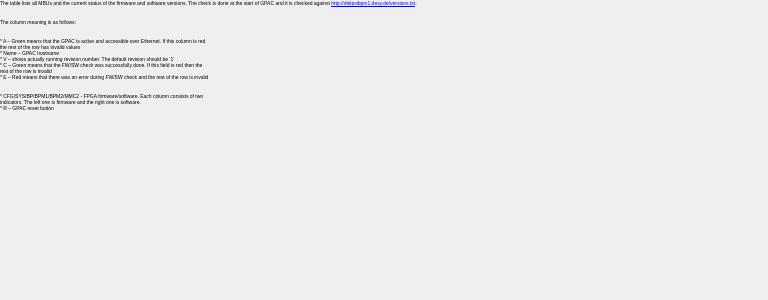
<?xml version="1.0" encoding="UTF-8"?>
<ui version="4.0">
 <class>Form</class>
 <widget class="QWidget" name="Form">
  <property name="geometry">
   <rect>
    <x>0</x>
    <y>0</y>
    <width>768</width>
    <height>300</height>
   </rect>
  </property>
  <property name="sizePolicy">
   <sizepolicy hsizetype="Expanding" vsizetype="Expanding">
    <horstretch>1</horstretch>
    <verstretch>1</verstretch>
   </sizepolicy>
  </property>
  <property name="minimumSize">
   <size>
    <width>44</width>
    <height>24</height>
   </size>
  </property>
  <property name="sizeIncrement">
   <size>
    <width>1</width>
    <height>1</height>
   </size>
  </property>
  <property name="baseSize">
   <size>
    <width>44</width>
    <height>24</height>
   </size>
  </property>
  <property name="font">
   <font>
    <pointsize>16</pointsize>
   </font>
  </property>
  <property name="windowTitle">
   <string>Form</string>
  </property>
  <widget class="caLabel" name="calabel">
   <property name="geometry">
    <rect>
     <x>0</x>
     <y>0</y>
     <width>771</width>
     <height>321</height>
    </rect>
   </property>
   <property name="font">
    <font>
     <pointsize>4</pointsize>
    </font>
   </property>
   <property name="text">
    <string>&lt;html&gt;&lt;head/&gt;&lt;body&gt;&lt;p&gt;The table lists all MBUs and the current status of the firmware and software versions. The check is done at the start of GPAC and it is checked against &lt;a href=&quot;http://xfelpsibpm1.desy.de/versions.txt&quot;&gt;&lt;span style=&quot; text-decoration: underline; color:#0000ff;&quot;&gt;http://xfelpsibpm1.desy.de/versions.txt&lt;/span&gt;&lt;/a&gt;.&lt;/p&gt;&lt;p&gt;The column meaning is as follows:&lt;/p&gt;&lt;p&gt;* A – Green means that the GPAC is active and accessible over Ethernet. If this column is red&lt;br/&gt;the rest of the row has invalid values&lt;br/&gt;* Name – GPAC hostname&lt;br/&gt;* V – shows actually running revision number. The default revision should be ‘1’&lt;br/&gt;* C – Green means that the FW/SW check was successfully done. If this field is red then the&lt;br/&gt;rest of the row is invalid&lt;br/&gt;* E – Red means that there was an error during FW/SW check and the rest of the row is invalid&lt;/p&gt;&lt;p&gt;* CFG/SYS/BP/BPM1/BPM2/MMC2 - FPGA firmware/software. Each column consists of two&lt;br/&gt;indicators. The left one is firmware and the right one is software.&lt;br/&gt;* R – GPAC reset button &lt;/p&gt;&lt;/body&gt;&lt;/html&gt;</string>
   </property>
   <property name="textFormat">
    <enum>Qt::RichText</enum>
   </property>
   <property name="scaledContents">
    <bool>true</bool>
   </property>
   <property name="alignment">
    <set>Qt::AlignLeading|Qt::AlignLeft|Qt::AlignTop</set>
   </property>
   <property name="wordWrap">
    <bool>true</bool>
   </property>
  </widget>
 </widget>
 <customwidgets>
  <customwidget>
   <class>caLabel</class>
   <extends>QLabel</extends>
   <header>caLabel</header>
  </customwidget>
 </customwidgets>
 <resources/>
 <connections/>
</ui>
